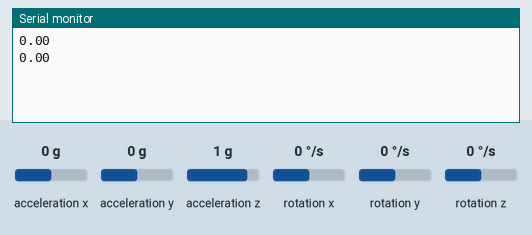
Simulated run of this sketch. Board: Arduino Uno, built with avr-gcc and run on an emulated ATmega328P. On the bench: the last lines printed to the serial monitor. Wiring (inferred from the names in the program): MPU-6050 motion sensor at I2C address 0x68. Inputs (shaded band) come from the test bench; at power-on: rotation x 0 °/s, rotation y 0 °/s, rotation z 0 °/s, acceleration x 0 g, acceleration y 0 g, acceleration z 1 g.

Above: at 1.2 s.
1.3 s: rotation x set to -192 °/s
At 2.6 s:
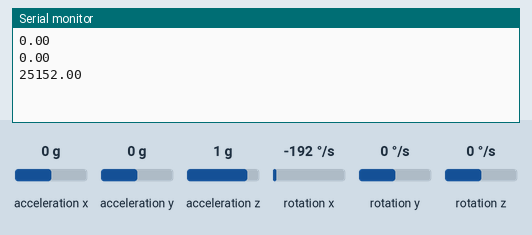
2.8 s: rotation y set to -192 °/s
At 3.8 s:
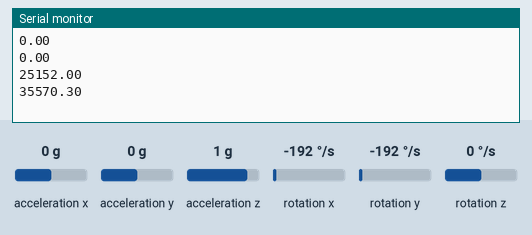
4.3 s: rotation z set to -192 °/s
At 5.6 s:
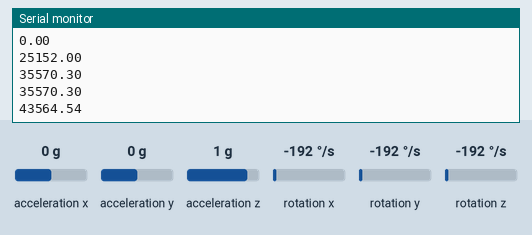
Timing chart, 0 to 7.3 s (numbered marks = the images above; inputs shaded):
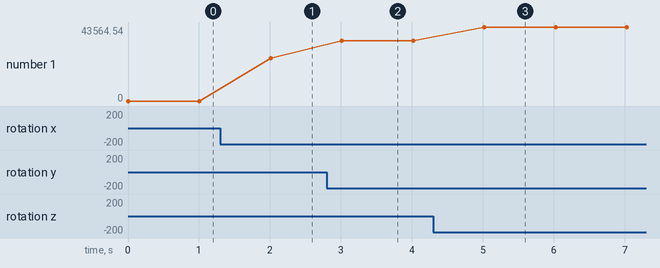

The sketch:

gyro.ino
```cpp
#include <MPU6050_tockn.h>

#include <MPU6050_tockn.h>
#include <Wire.h>

#define OUTPUT_READABLE_YAWPITCHROLL

// 자이로센서 관련 변수.
const int MPU=0x68;  //MPU 6050 의 I2C 기본 주소
int16_t GyX,GyY,GyZ;

// the setup function runs once when you press reset or power the board
void setup() {
  Wire.begin();      //Wire 라이브러리 초기화
  Wire.beginTransmission(MPU); //MPU로 데이터 전송 시작
  Wire.write(0x6B);  // PWR_MGMT_1 register
  Wire.write(0);     //MPU-6050 시작 모드로
  Wire.endTransmission(true);

  Serial.begin(9600);
}

// the loop function runs over and over again forever
void loop() {
  Wire.beginTransmission(MPU);    //데이터 전송시작
  Wire.write(0x3B);               // register 0x3B (ACCEL_XOUT_H), 큐에 데이터 기록
  Wire.endTransmission(false);    //연결유지
  Wire.requestFrom(MPU,14,true);  //MPU에 데이터 요청
  //데이터 한 바이트 씩 읽어서 반환
  Wire.read()<<8|Wire.read();  // 0x3B (ACCEL_XOUT_H) & 0x3C (ACCEL_XOUT_L)
  Wire.read()<<8|Wire.read();  // 0x3D (ACCEL_YOUT_H) & 0x3E (ACCEL_YOUT_L)
  Wire.read()<<8|Wire.read();  // 0x3F (ACCEL_ZOUT_H) & 0x40 (ACCEL_ZOUT_L)
  Wire.read()<<8|Wire.read();  // 0x41 (TEMP_OUT_H) & 0x42 (TEMP_OUT_L)
  GyX=Wire.read()<<8|Wire.read();  // 0x43 (GYRO_XOUT_H) & 0x44 (GYRO_XOUT_L)
  GyY=Wire.read()<<8|Wire.read();  // 0x45 (GYRO_YOUT_H) & 0x46 (GYRO_YOUT_L)
  GyZ=Wire.read()<<8|Wire.read();  // 0x47 (GYRO_ZOUT_H) & 0x48 (GYRO_ZOUT_L)

  //시리얼 모니터에 출력
  //Serial.print("sqrt(GyX^2 + Gy^2 + Gz^2) = ");
  Serial.print(sqrt(pow(GyX, 2) + pow(GyY, 2) + pow(GyZ, 2)));
  Wire.beginTransmission(MPU);    //데이터 전송시작
  Wire.write(0x3B);               // register 0x3B (ACCEL_XOUT_H), 큐에 데이터 기록
  Wire.endTransmission(false);    //연결유지
  Wire.requestFrom(MPU,14,true);  //MPU에 데이터 요청

  Serial.println();

  delay(1000);                       // wait for a second
}
```

Measured:
- after the input at 1.3 s, the serial monitor: prints a new line after 0.71 s (image 1)
- after the input at 2.8 s, the serial monitor: prints a new line after 0.21 s (image 2)
- after the input at 4.3 s, the serial monitor: prints a new line after 0.72 s (image 3)
- plotted number 1: 0 → 25152 after the input at 1.3 s, 25152 → 35570.3 after the input at 2.8 s, 35570.3 → 43564.54 after the input at 4.3 s
